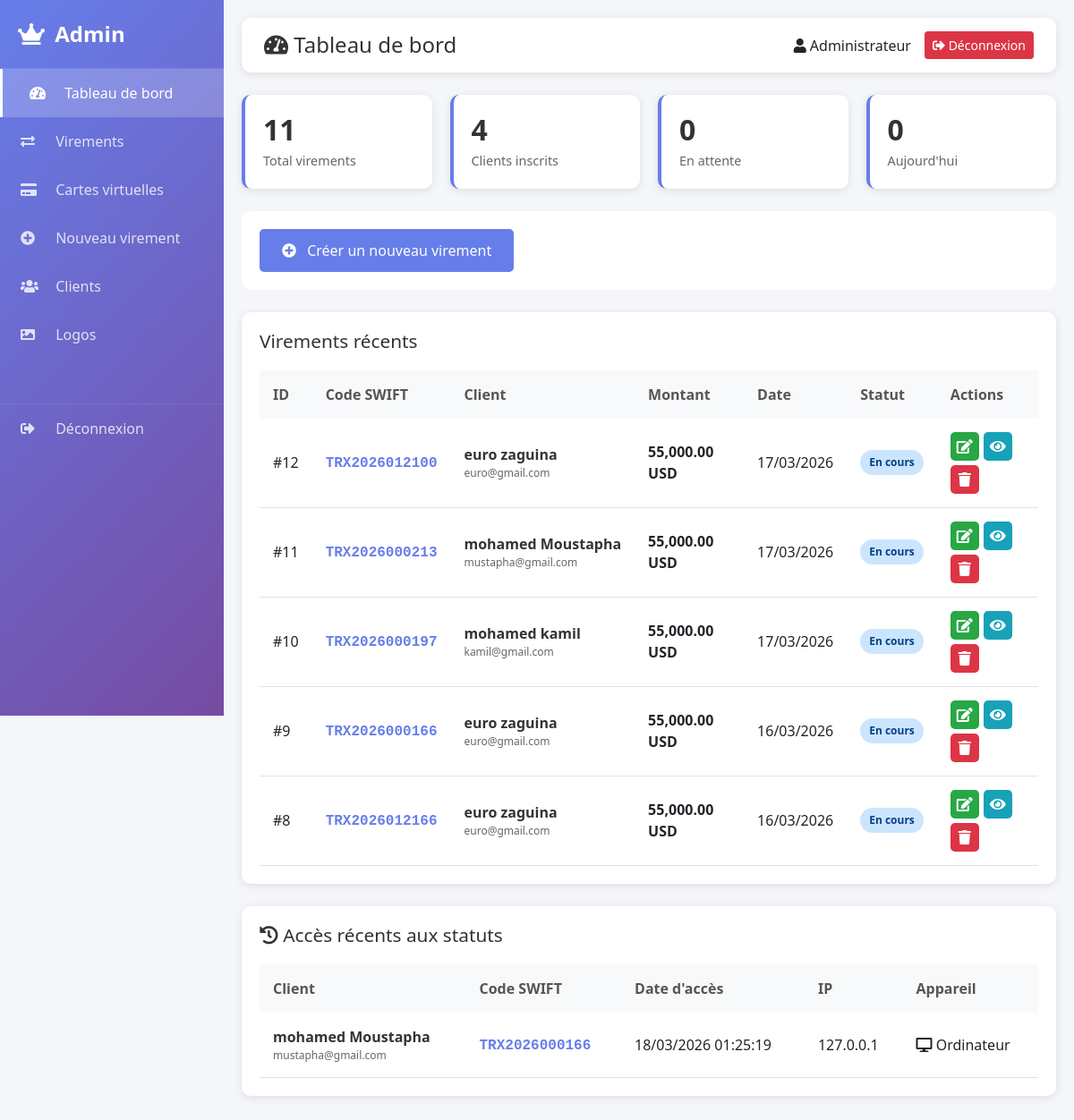
The page /admin-dashboard.php (signed in) on the database as committed earlier.
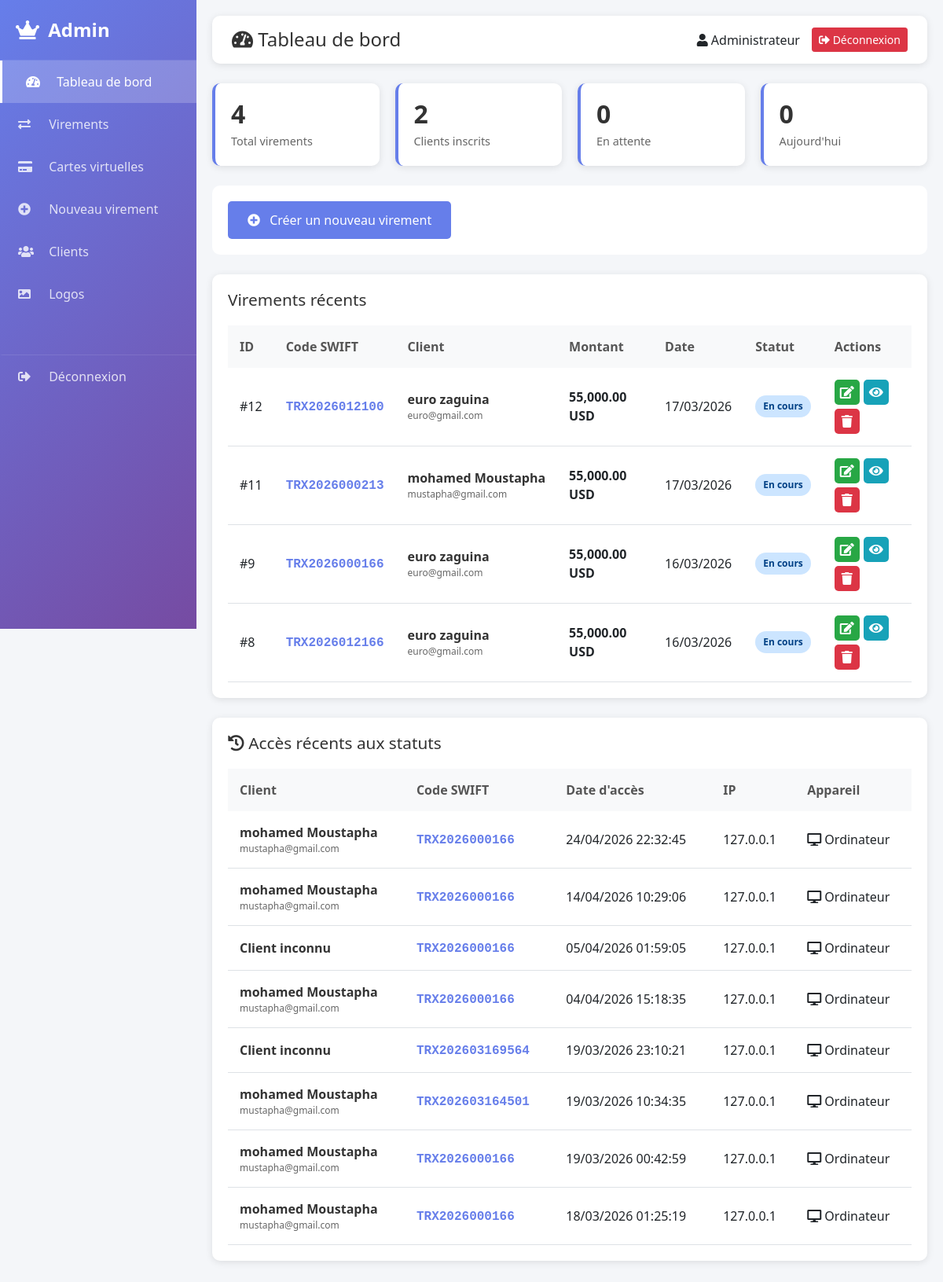
The same page on the database as committed later.
### tables this page shows
CREATE TABLE IF NOT EXISTS `virements` (
  `id` int NOT NULL AUTO_INCREMENT,
  `user_id` int DEFAULT NULL,
  `code_swift` varchar(50) DEFAULT NULL,
  `date_creation` datetime DEFAULT CURRENT_TIMESTAMP,
  `expediteur_nom` varchar(100) DEFAULT NULL,
  `expediteur_prenom` varchar(100) DEFAULT NULL,
  `expediteur_pays` varchar(100) DEFAULT NULL,
  `expediteur_numero_aba` varchar(100) DEFAULT NULL,
  `expediteur_numero_compte` varchar(100) DEFAULT NULL,
  `expediteur_nom_banque` varchar(200) DEFAULT NULL,
  `destinataire_nom` varchar(100) DEFAULT NULL,
  `destinataire_prenom` varchar(100) DEFAULT NULL,
  `destinataire_pays` varchar(100) DEFAULT NULL,
  `destinataire_code_banque` varchar(50) DEFAULT NULL,
  `destinataire_code_guichet` varchar(50) DEFAULT NULL,
  `destinataire_numero_compte` varchar(100) DEFAULT NULL,
  `destinataire_nom_banque` varchar(200) DEFAULT NULL,
  `devise` varchar(10) DEFAULT 'USD',
  `montant` decimal(15,2) DEFAULT NULL,
  `motif` text,
  `statut` varchar(50) DEFAULT 'En cours',
  `contact_whatsapp` varchar(50) DEFAULT NULL,
  `message_statut` text,
  `client_email` varchar(100) DEFAULT NULL,
  `pourcentage` int DEFAULT '95',
  `expediteur_bic` varchar(20) DEFAULT 'BKBCGB2L',
  `destinataire_bic` varchar(20) DEFAULT 'UGABGALI',
  PRIMARY KEY (`id`),
  UNIQUE KEY `code_swift` (`code_swift`),
  KEY `user_id` (`user_id`)
);

CREATE TABLE IF NOT EXISTS `utilisateurs` (
  `id` int NOT NULL AUTO_INCREMENT,
  `nom` varchar(100) NOT NULL,
  `prenom` varchar(100) NOT NULL,
  `email` varchar(150) NOT NULL,
  `telephone` varchar(20) DEFAULT NULL,
  `mot_de_passe` varchar(255) NOT NULL,
  `date_inscription` timestamp NULL DEFAULT CURRENT_TIMESTAMP,
  `role` varchar(20) DEFAULT 'client',
  `pays` varchar(100) DEFAULT 'USA',
  PRIMARY KEY (`id`),
  UNIQUE KEY `email` (`email`)
);

CREATE TABLE IF NOT EXISTS `historique_acces` (
  `id` int NOT NULL AUTO_INCREMENT,
  `virement_id` int NOT NULL,
  `user_id` int NOT NULL,
  `code_swift` varchar(50) NOT NULL,
  `date_acces` datetime DEFAULT CURRENT_TIMESTAMP,
  `ip_adresse` varchar(45) DEFAULT NULL,
  `user_agent` text,
  PRIMARY KEY (`id`),
  KEY `virement_id` (`virement_id`),
  KEY `user_id` (`user_id`)
);

### admin-dashboard.php (the view, shortened to what this page needs)
<?php
require_once 'config.php';
try {
    $stmt = $pdo->query("SELECT COUNT(*) as total FROM virements");
    $total_virements = $stmt->fetch()['total'] ?? 0;
    $stmt = $pdo->query("SELECT COUNT(*) as total FROM utilisateurs WHERE role != 'admin' OR role IS NULL");
    $total_clients = $stmt->fetch()['total'] ?? 0;
    $stmt = $pdo->query("SELECT COUNT(*) as total FROM virements WHERE statut = 'En attente'");
    $virements_attente = $stmt->fetch()['total'] ?? 0;
    $aujourdhui = date('Y-m-d');
    $stmt = $pdo->prepare("SELECT COUNT(*) as total FROM virements WHERE DATE(date_creation) = ?");
    $stmt->execute([$aujourdhui]);
    $virements_aujourdhui = $stmt->fetch()['total'] ?? 0;
} catch (Exception $e) {
    $total_virements = 0;
    $total_clients = 0;
    $virements_attente = 0;
    $virements_aujourdhui = 0;
}
try {
    $stmt = $pdo->query("
        SELECT
            v.*,
            u.nom as client_nom,
            u.prenom as client_prenom,
            u.email as client_email
        FROM virements v
        LEFT JOIN utilisateurs u ON v.user_id = u.id
        ORDER BY v.date_creation DESC
        LIMIT 5
    ");
    $virements_recents = $stmt->fetchAll();
} catch (Exception $e) {
    $virements_recents = [];
}
try {
    $stmt_acces = $pdo->query("
        SELECT h.*, u.nom, u.prenom, u.email, v.code_swift as virement_code
        FROM historique_acces h
        LEFT JOIN utilisateurs u ON h.user_id = u.id
        LEFT JOIN virements v ON h.virement_id = v.id
        ORDER BY h.date_acces DESC
        LIMIT 10
    ");
    $acces_recents = $stmt_acces->fetchAll();
} catch (Exception $e) {
    $acces_recents = [];
}
?>
<!DOCTYPE html>
<html lang="fr">
<head>
    <link rel="stylesheet" href="https://stackpath.bootstrapcdn.com/bootstrap/4.5.2/css/bootstrap.min.css">
    <link rel="stylesheet" href="https://cdnjs.cloudflare.com/ajax/libs/font-awesome/5.15.3/css/all.min.css">
</head>
<body>
    <div class="sidebar" id="sidebar">
        <div class="sidebar-header">
            <span><i class="fas fa-crown"></i> Admin</span>
        </div>
        <nav>
    <a href="admin-dashboard.php" class="active"><i class="fas fa-tachometer-alt"></i> Tableau de bord</a>
    <a href="admin-virements.php"><i class="fas fa-exchange-alt"></i> Virements</a>
    <a href="admin-cartes.php"><i class="fas fa-credit-card"></i> Cartes virtuelles</a>
    <a href="admin-nouveau-virement.php"><i class="fas fa-plus-circle"></i> Nouveau virement</a>
    <a href="admin-clients.php"><i class="fas fa-users"></i> Clients</a>
    <a href="admin-logos.php"><i class="fas fa-image"></i> Logos</a>
    <a href="logout.php" style="border-top: 1px solid rgba(255,255,255,0.1); margin-top: 50px;"><i class="fas fa-sign-out-alt"></i> Déconnexion</a>
</nav>
    </div>
    <div class="main-content">
        <div class="admin-header">
            <h2><i class="fas fa-tachometer-alt"></i> Tableau de bord</h2>
            <div class="user-info">
                <span><i class="fas fa-user"></i> <?= htmlspecialchars(($_SESSION['user_prenom'] ?? '') . ' ' . ($_SESSION['user_nom'] ?? '')) ?></span>
                <a href="logout.php" class="btn btn-danger btn-sm"><i class="fas fa-sign-out-alt"></i> Déconnexion</a>
            </div>
        </div>
        <div class="stats-grid">
            <div class="stat-card">
                <div class="number"><?= $total_virements ?></div>
                <div class="label">Total virements</div>
            </div>
            <div class="stat-card">
                <div class="number"><?= $total_clients ?></div>
                <div class="label">Clients inscrits</div>
            </div>
            <div class="stat-card">
                <div class="number"><?= $virements_attente ?></div>
                <div class="label">En attente</div>
            </div>
            <div class="stat-card">
                <div class="number"><?= $virements_aujourdhui ?></div>
                <div class="label">Aujourd'hui</div>
            </div>
        </div>
        <div class="actions-bar">
            <a href="admin-nouveau-virement.php" class="btn-primary">
                <i class="fas fa-plus-circle"></i> Créer un nouveau virement
            </a>
        </div>
        <div class="table-card">
            <h3>Virements récents</h3>
            <?php if (empty($virements_recents)): ?>
                <p class="text-center text-muted">Aucun virement trouvé</p>
            <?php else: ?>
                <div class="table-responsive">
                    <table>
                        <thead>
                            <tr>
                                <th>ID</th>
                                <th>Code SWIFT</th>
                                <th>Client</th>
                                <th>Montant</th>
                                <th>Date</th>
                                <th>Statut</th>
                                <th>Actions</th>
                            </tr>
                        </thead>
                        <tbody>
                            <?php foreach ($virements_recents as $v): ?>
                            <tr>
                                <td>#<?= $v['id'] ?></td>
                                <td><span class="code-swift"><?= htmlspecialchars($v['code_swift'] ?? 'N/A') ?></span></td>
                                <td>
                                    <div class="client-name">
                                        <?= htmlspecialchars($v['client_prenom'] ?? '') ?> <?= htmlspecialchars($v['client_nom'] ?? 'Client inconnu') ?>
                                    </div>
                                    <div class="client-email"><?= htmlspecialchars($v['client_email'] ?? '') ?></div>
                                </td>
                                <td><strong><?= number_format($v['montant'], 2) ?> <?= $v['devise'] ?></strong></td>
                                <td><?= date('d/m/Y', strtotime($v['date_creation'])) ?></td>
                                <td>
                                    <?php
                                    $badge_class = '';
                                    if ($v['statut'] == 'Validé') $badge_class = 'badge-valide';
                                    elseif ($v['statut'] == 'En attente') $badge_class = 'badge-attente';
                                    elseif ($v['statut'] == 'En cours') $badge_class = 'badge-encours';
                                    elseif ($v['statut'] == 'Refusé') $badge_class = 'badge-refuse';
                                    else $badge_class = 'badge-attente';
                                    ?>
                                    <span class="badge-statut <?= $badge_class ?>"><?= $v['statut'] ?></span>
                                </td>
                                <td>
                                    <div class="action-buttons">
                                        <a href="admin-modifier-virement.php?id=<?= $v['id'] ?>" class="btn-icon btn-edit" title="Modifier">
                                            <i class="fas fa-edit"></i>
                                        </a>
                                        <a href="admin-details-virement.php?id=<?= $v['id'] ?>" class="btn-icon btn-view" title="Voir">
                                            <i class="fas fa-eye"></i>
                                        </a>
                                        <a href="?delete=<?= $v['id'] ?>" class="btn-icon btn-delete" title="Supprimer"
                                           onclick="return confirm('Supprimer ce virement ?')">
                                            <i class="fas fa-trash"></i>
                                        </a>
                                    </div>
                                </td>
                            </tr>
                            <?php endforeach; ?>
                        </tbody>
                    </table>
                </div>
            <?php endif; ?>
        </div>
        <div class="table-card">
            <h3><i class="fas fa-history"></i> Accès récents aux statuts</h3>
            <?php if (empty($acces_recents)): ?>
                <p class="text-center text-muted">Aucun accès enregistré</p>
            <?php else: ?>
                <div class="table-responsive">
                    <table>
                        <thead>
                            <tr>
                                <th>Client</th>
                                <th>Code SWIFT</th>
                                <th>Date d'accès</th>
                                <th>IP</th>
                                <th>Appareil</th>
                            </tr>
                        </thead>
                        <tbody>
                            <?php foreach ($acces_recents as $acces): ?>
                            <tr>
                                <td>
                                    <div class="client-name">
                                        <?= htmlspecialchars($acces['prenom'] ?? '') ?> <?= htmlspecialchars($acces['nom'] ?? 'Client inconnu') ?>
                                    </div>
                                    <div class="client-email"><?= htmlspecialchars($acces['email'] ?? '') ?></div>
                                </td>
                                <td><span class="code-swift"><?= htmlspecialchars($acces['code_swift'] ?? 'N/A') ?></span></td>
                                <td><?= date('d/m/Y H:i:s', strtotime($acces['date_acces'])) ?></td>
                                <td><?= htmlspecialchars($acces['ip_adresse'] ?? '0.0.0.0') ?></td>
                                <td>
                                    <?php
                                    $user_agent = $acces['user_agent'] ?? '';
                                    if (strpos($user_agent, 'Mobile') !== false) {
                                        echo '<i class="fas fa-mobile-alt" title="Mobile"></i> Mobile';
                                    } elseif (strpos($user_agent, 'Tablet') !== false) {
                                        echo '<i class="fas fa-tablet-alt" title="Tablette"></i> Tablette';
                                    } else {
                                        echo '<i class="fas fa-desktop" title="Ordinateur"></i> Ordinateur';
                                    }
                                    ?>
                                </td>
                            </tr>
                            <?php endforeach; ?>
                        </tbody>
                    </table>
                </div>
            <?php endif; ?>
        </div>
    </div>
</body>
</html>

### admin-dashboard.php (style rules this page uses)
* { margin: 0; padding: 0; box-sizing: border-box; }
body { background-color: #f4f6f9; font-family: 'Segoe UI', Tahoma, Geneva, Verdana, sans-serif; }
.sidebar { min-height: 100vh; background: linear-gradient(135deg, #667eea 0%, #764ba2 100%); color: white; position: fixed; width: 250px; transition: all 0.3s; z-index: 1000; overflow-y: auto; }
.sidebar-header { padding: 20px; font-size: 24px; font-weight: bold; border-bottom: 1px solid rgba(255,255,255,0.1); display: flex; justify-content: space-between; align-items: center; }
.sidebar a { color: rgba(255,255,255,0.8); text-decoration: none; padding: 15px 20px; display: block; transition: all 0.3s; border-left: 3px solid transparent; }
.sidebar a:hover, .sidebar a.active { background: rgba(255,255,255,0.2); color: white; padding-left: 30px; border-left: 3px solid white; }
.sidebar i { width: 25px; margin-right: 10px; }
.main-content { margin-left: 250px; padding: 20px; transition: all 0.3s; }
.admin-header { background: white; padding: 15px 25px; border-radius: 10px; box-shadow: 0 2px 10px rgba(0,0,0,0.1); margin-bottom: 25px; display: flex; justify-content: space-between; align-items: center; flex-wrap: wrap; gap: 15px; }
.admin-header h2 { margin: 0; font-size: 1.5rem; color: #333; }
.user-info { display: flex; align-items: center; gap: 15px; flex-wrap: wrap; }
.stats-grid { display: grid; grid-template-columns: repeat(4, 1fr); gap: 20px; margin-bottom: 25px; }
.stat-card { background: white; padding: 20px; border-radius: 10px; box-shadow: 0 2px 10px rgba(0,0,0,0.1); border-left: 4px solid #667eea; }
.stat-card .number { font-size: 2rem; font-weight: bold; color: #333; line-height: 1.2; }
.stat-card .label { color: #666; font-size: 0.9rem; margin-top: 5px; }
.actions-bar { background: white; padding: 20px; border-radius: 10px; margin-bottom: 25px; }
.btn-primary { background: #667eea; color: white; padding: 12px 25px; border: none; border-radius: 5px; cursor: pointer; font-size: 1rem; text-decoration: none; display: inline-block; transition: background 0.3s; }
.btn-primary i { margin-right: 8px; }
.table-card { background: white; border-radius: 10px; padding: 20px; box-shadow: 0 2px 10px rgba(0,0,0,0.1); overflow-x: auto; margin-bottom: 25px; }
.table-card h3 { margin-bottom: 20px; color: #333; font-size: 1.3rem; }
.table-responsive { overflow-x: auto; -webkit-overflow-scrolling: touch; }
table { width: 100%; border-collapse: collapse; min-width: 700px; }
th { background: #f8f9fa; padding: 15px; text-align: left; color: #555; font-weight: 600; white-space: nowrap; }
td { padding: 15px; border-bottom: 1px solid #dee2e6; vertical-align: middle; }
.badge-statut { padding: 5px 10px; border-radius: 20px; font-size: 0.75rem; font-weight: 600; display: inline-block; white-space: nowrap; }
.badge-encours { background: #cce5ff; color: #004085; }
.action-buttons { display: flex; gap: 5px; flex-wrap: wrap; }
.btn-icon { width: 32px; height: 32px; border-radius: 5px; display: inline-flex; align-items: center; justify-content: center; color: white; text-decoration: none; transition: all 0.3s; }
.btn-edit { background: #28a745; }
.btn-view { background: #17a2b8; }
.btn-delete { background: #dc3545; }
.client-name { font-weight: bold; color: #333; white-space: nowrap; }
.client-email { font-size: 0.75rem; color: #666; white-space: nowrap; }
.code-swift { font-family: monospace; font-weight: bold; color: #667eea; }

Rows that differ between the two databases and show on the page:
removed virements: id "10", code_swift "TRX2026000197", user.prenom "mohamed", user.nom "kamil", user.email "kamil@gmail.com", montant "55,000.00", devise "USD", date_creation "17/03/2026", statut "En cours"
added historique_acces: user.prenom "mohamed", user.nom "Moustapha", user.email "mustapha@gmail.com", code_swift "TRX2026000166", date_acces "24/04/2026 22:32:45", ip_adresse "127.0.0.1", shows "Ordinateur"
added historique_acces: user.prenom "mohamed", user.nom "Moustapha", user.email "mustapha@gmail.com", code_swift "TRX2026000166", date_acces "14/04/2026 10:29:06", ip_adresse "127.0.0.1", shows "Ordinateur"
added historique_acces: nom "Client inconnu", code_swift "TRX2026000166", date_acces "05/04/2026 01:59:05", ip_adresse "127.0.0.1", shows "Ordinateur"
added historique_acces: user.prenom "mohamed", user.nom "Moustapha", user.email "mustapha@gmail.com", code_swift "TRX2026000166", date_acces "04/04/2026 15:18:35", ip_adresse "127.0.0.1", shows "Ordinateur"
added historique_acces: nom "Client inconnu", code_swift "TRX202603169564", date_acces "19/03/2026 23:10:21", ip_adresse "127.0.0.1", shows "Ordinateur"
added historique_acces: user.prenom "mohamed", user.nom "Moustapha", user.email "mustapha@gmail.com", code_swift "TRX202603164501", date_acces "19/03/2026 10:34:35", ip_adresse "127.0.0.1", shows "Ordinateur"
added historique_acces: user.prenom "mohamed", user.nom "Moustapha", user.email "mustapha@gmail.com", code_swift "TRX2026000166", date_acces "19/03/2026 00:42:59", ip_adresse "127.0.0.1", shows "Ordinateur"
Other text that changed with them:
$total_virements: "11" → "4"
$total_clients: "4" → "2"
